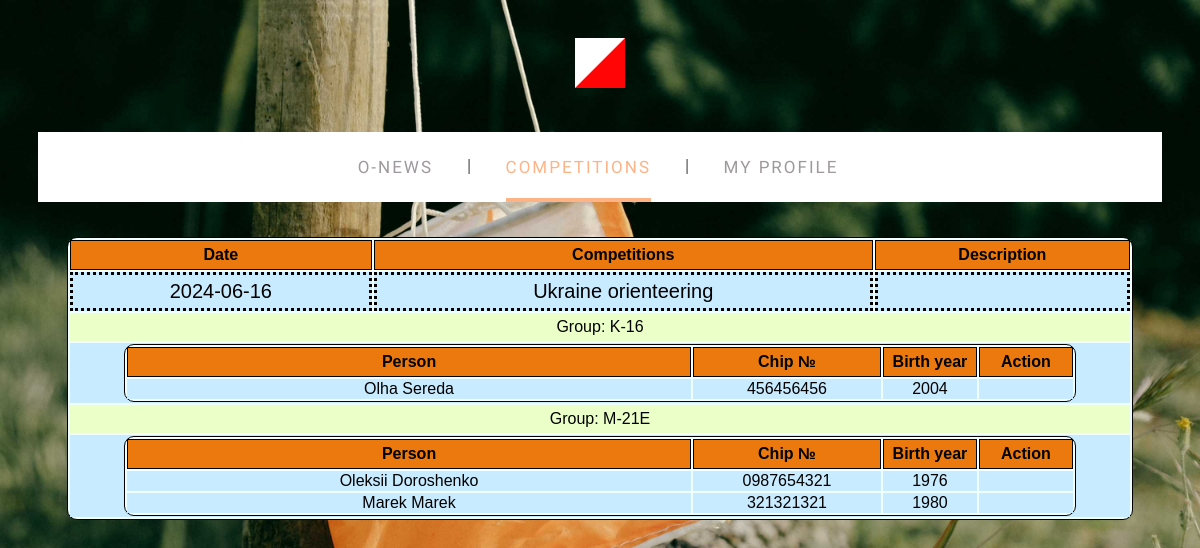
Page /?module=registrations&competition_id=3 on the committed database.
### tables this page shows
CREATE TABLE `competitions` (
  `competition_id` int(11) NOT NULL AUTO_INCREMENT,
  `com_date` date NOT NULL,
  `com_name` varchar(30) NOT NULL,
  `com_desc` varchar(1024) DEFAULT NULL,
  `com_registration_deadline` date NOT NULL,
  `image_path` varchar(200) DEFAULT NULL,
  PRIMARY KEY (`competition_id`)
);

CREATE TABLE `registration` (
  `reg_id` int(11) NOT NULL AUTO_INCREMENT,
  `competition_id` int(11) NOT NULL,
  `user_id` int(11) NOT NULL,
  `cat_id` int(11) DEFAULT NULL,
  `chip_id` varchar(12) DEFAULT NULL,
  `email` varchar(50) DEFAULT NULL,
  PRIMARY KEY (`reg_id`),
  KEY `Registration_FK` (`user_id`),
  KEY `Registration_FK_1` (`competition_id`),
  KEY `Category_FK_!` (`cat_id`) USING BTREE,
  CONSTRAINT `Category_FK_1` FOREIGN KEY (`cat_id`) REFERENCES `categories` (`cat_id`) ON UPDATE CASCADE,
  CONSTRAINT `FK_registration_competitions` FOREIGN KEY (`competition_id`) REFERENCES `competitions` (`competition_id`) ON UPDATE CASCADE,
  CONSTRAINT `Registration_FK` FOREIGN KEY (`user_id`) REFERENCES `users` (`user_id`) ON UPDATE CASCADE
);

CREATE TABLE `users` (
  `user_id` int(11) NOT NULL AUTO_INCREMENT,
  `username` varchar(20) NOT NULL,
  `password` varchar(50) NOT NULL,
  `email` varchar(30) DEFAULT NULL,
  `name` varchar(30) DEFAULT NULL,
  `surname` varchar(30) DEFAULT NULL,
  `date_of_birth` date DEFAULT NULL,
  PRIMARY KEY (`user_id`)
);

### param_manager.php (called while the page is built, shortened)
<?php
function get_session_param($key){
    if(isset($_SESSION[$key])) return $_SESSION[$key];
                else return false;
}
function get_param($key){
    if(isset($_POST[$key])) return $_POST[$key];
        else if(isset($_GET[$key])) return $_GET[$key];
                else return false;
}
?>

### mod_registrations.php (the view, shortened to what this page needs)
<?php
include_once("param_manager.php");
function mod_reglist_show($dbconn, $comp_id){
    ?>
    <main>
        <div class="competitions_section"><section  style="margin: auto;  width: 100%;">
            <article>
                <table class="registration">
                    <tr>
                        <th>Date</th>
                        <th>Competitions</th>
                        <th>Description</th>
                    </tr>
    <?php
    $cid = (int)$comp_id;
    $reg_result  = mysqli_query($dbconn,"SELECT competition_id, com_date, com_name, com_desc from competitions WHERE competition_id=".$cid);
    $reg_row=mysqli_fetch_array($reg_result);
    echo "<tr class=\"description\">
                <td>".$reg_row['com_date']."</td>
                <td>".$reg_row['com_name']."</td>
                <td>".$reg_row['com_desc']."</td>
          </tr>";
        $cat_result  = mysqli_query($dbconn,"SELECT r.cat_id, c.category_name from registration r ".
                                            "LEFT JOIN categories c ON r.cat_id=c.cat_id ".
                                            "WHERE r.competition_id=".$reg_row['competition_id']." GROUP BY r.cat_id ");
        while($cat_row=mysqli_fetch_array($cat_result)){
                echo "<tr><td colspan='3' class='list_group'>Group: ". $cat_row['category_name'] ."</td></tr>\n";
                $list_result = mysqli_query($dbconn,"SELECT r.reg_id, r.cat_id, u.user_id, u.name, u.surname, YEAR(u.date_of_birth) as brth_year, r.chip_id ".
                            "from registration r  LEFT JOIN users u ON r.user_id=u.user_id WHERE r.competition_id=".
                            $reg_row['competition_id'] . " AND r.cat_id=".$cat_row['cat_id']);
                echo "<tr><td colspan='3'>
                        <table class='competitions'>
                            <tr><th style='width: auto'>Person</th><th style='width: 20%'>Chip №</th>".
                               "<th style='width: 10%'>Birth year</th><th style='width: 10%'>Action</th></tr>";
                while($list_row=mysqli_fetch_array($list_result))
                {
                    echo "<tr><td>".$list_row['name']."  ".$list_row['surname']."</td>";
                    if(get_param('do')=='edit'&&get_param('regid')==$list_row['reg_id']) {
                           echo "<td><form action='?module=registrations&do=update&competition_id=".$reg_row['competition_id']."' method='POST'>".
                           "<input class='chip' type='text' name='new_chip_id' value='".$list_row['chip_id']."'>".
                           "<input type='hidden' name='regid' value='".$list_row['reg_id']."'>".
                           "<input type='submit' value='Update' name='sbut_chip'></form></td>";
                    } else echo "<td>".$list_row['chip_id']."</td>";
                    if($list_row['user_id']==get_session_param('user_id'))
                        echo     "<td>".$list_row['brth_year']."</td>".
                "<td><a class='buttonaction' href='?module=registrations&do=remove&regid=".$list_row['reg_id']."&competition_id=".$reg_row['competition_id']."'>Remove</a> ".
                 "<a class='buttonaction' href='?module=registrations&do=edit&competition_id=".$reg_row['competition_id']."&regid=".$list_row['reg_id']."'>Edit</a></td></tr>\n";
                    else
                        echo     "<td>".$list_row['brth_year']."</td><td></td></tr>\n";
                }
                echo "</table>
                    </td></tr>";
        }
?>
        </table>
    </article>
    </section>
</div>
    </main>
<?php
}
?>

### index.css (style rules this page uses)
* { box-sizing: border-box; }
body { background: url('images/site/background_img.jpg') repeat-y; background-size: 100%; background-position: top center; overflow: auto; }
table.competitions { border: 1px solid black; width: 90%; margin-left: 5%; margin-right: 5%; background-color: azure; border-radius: 10px ; }
table.competitions tr th { border: 1px solid black; padding: 1%; background-color: rgb(235, 121, 14) }
table.competitions tr td { text-align: center ; }
table.competitions tr { border-bottom: 1px solid black; }
table.registration { border: 1px solid black; width: 90%; margin-left: 5%; margin-right: 5%; background-color: azure; border-radius: 10px ; }
table.registration tr th { border: 1px solid black; padding: 5px; background-color: rgb(235, 121, 14) }
table.registration tr td { text-align: center ; background-color: rgb(200, 235, 255); }
table.registration tr { border-bottom: 1px solid black; }
table.registration tr td.list_group { background-color: rgb( 235, 255, 200); padding: 5px; }
table.registration tr.description td { text-align: center ; background-color: rgb(200, 235, 255); padding: 5px; border: 3px dotted black; font-size: 20px; }
section { float: left; width: 70%; }
body { font-family: Arial, Helvetica, sans-serif; }

### rows in the picture
competitions: com_date "2024-06-16", com_name "Ukraine orienteering"
registration: user.name "Olha", user.surname "Sereda", chip "456456456", brth_year "2004"
registration: user.name "Oleksii", user.surname "Doroshenko", chip "0987654321", brth_year "1976"
registration: user.name "Marek", user.surname "Marek", chip "321321321", brth_year "1980"

### other values in the picture
$cat_row['category_name'] "K-16"
$cat_row['category_name'] "M-21E"
